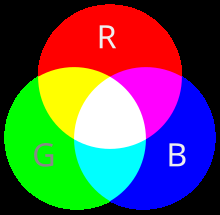
#> input picture CSC418Chinenye/Week2/images/colormodel.png, 220 x 215 px
$ jupyter execute practice1.ipynb
#> lines starting #> are read from the running program, lines starting #| are printed output that depends on the picture
[cell 1]
import cv2

[cell 2]
image = cv2.imread('images/colormodel.png')
#> image is the input picture: shape (215, 220, 3); mean B, G, R 87.1, 87.3, 89.9

[cell 3]
B, G, R = cv2.split(image)
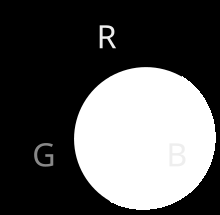
#> B: shape (215, 220); min 0, max 255, mean 87.1
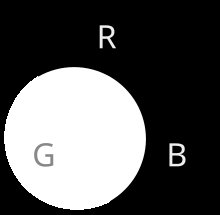
#> G: shape (215, 220); min 0, max 255, mean 87.3
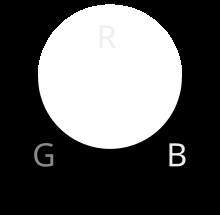
#> R: shape (215, 220); min 0, max 255, mean 89.9

$ run again, with CSC418Chinenye/Week2/images/ikechukwu.png copied over CSC418Chinenye/Week2/images/colormodel.png
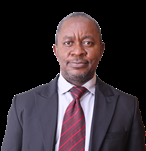
#> input picture CSC418Chinenye/Week2/images/ikechukwu.png, 146 x 151 px
#> image is the input picture: shape (151, 146, 3); mean B, G, R 52.9, 46.7, 57.6
#> `B, G, R = cv2.split(image)`:
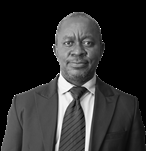
#> G: shape (151, 146); min 0, max 255, mean 46.7
#> `B, G, R = cv2.split(image)`:
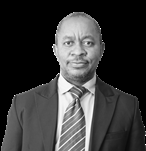
#> R: shape (151, 146); min 0, max 255, mean 57.6
